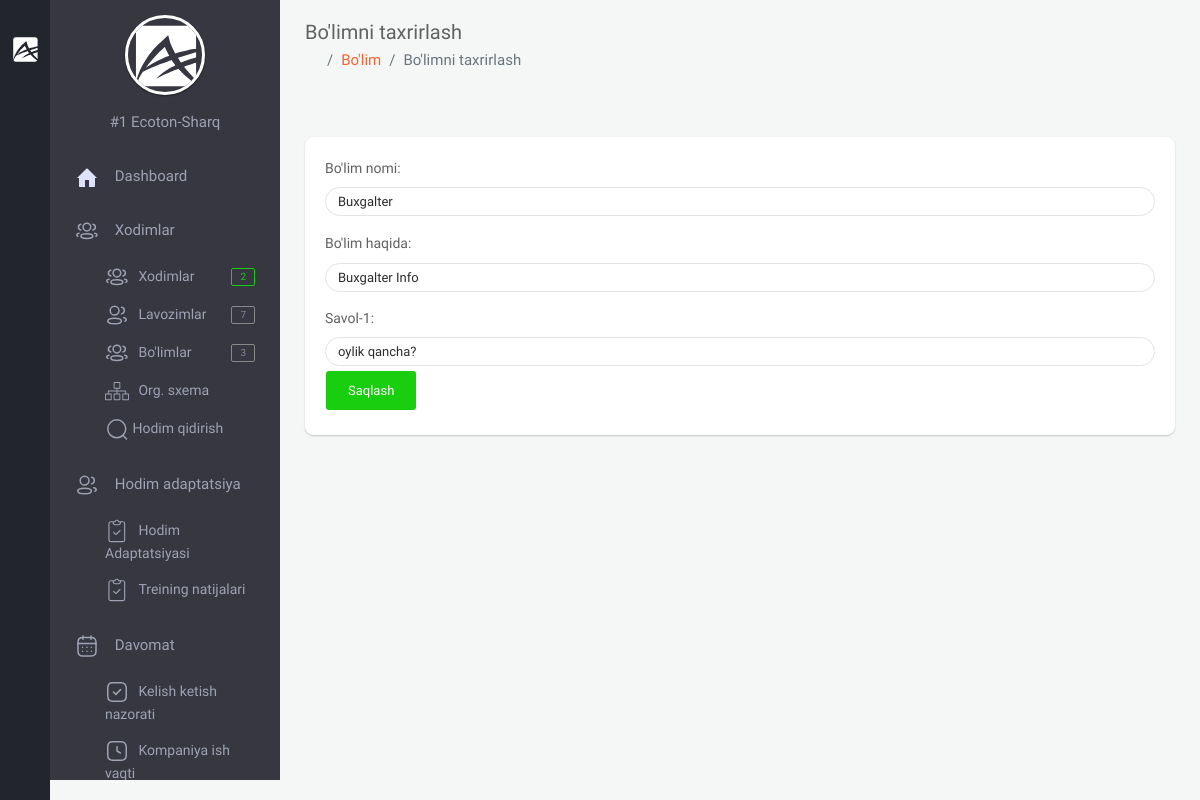
The page /backoffice/department/update/1 (signed in) on the database as committed earlier.
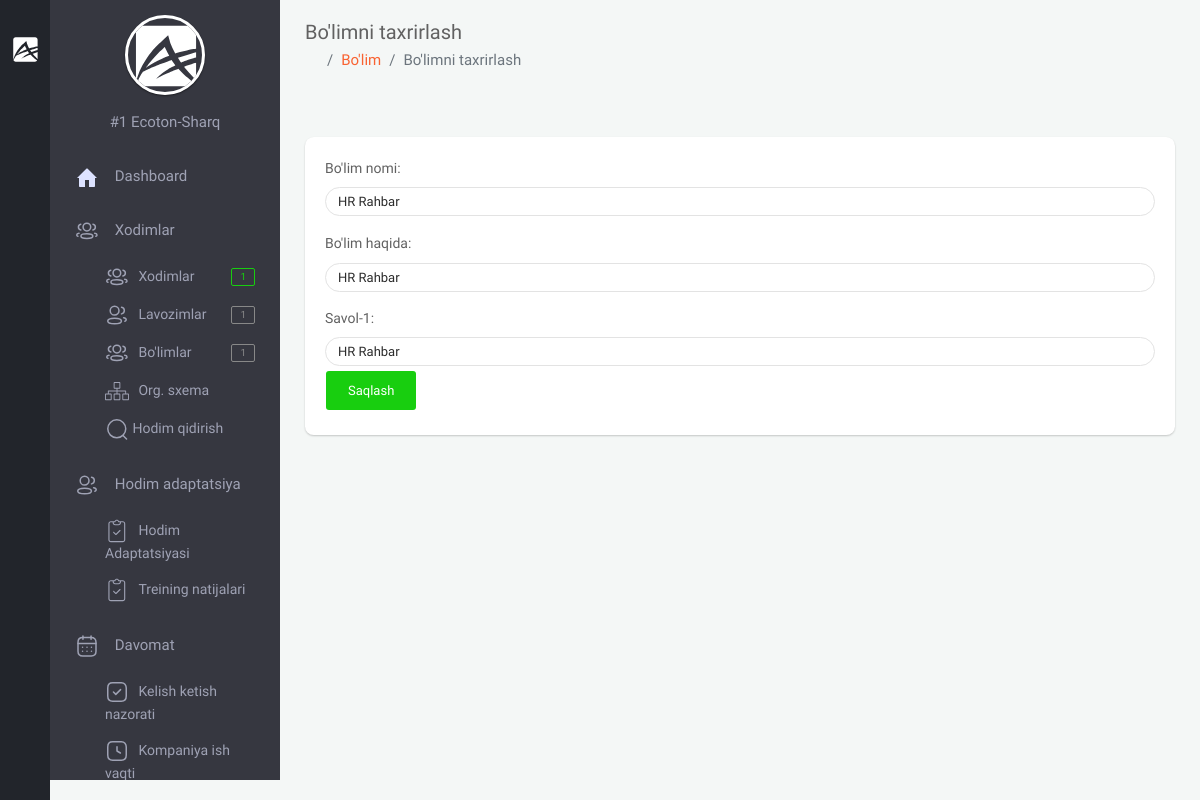
The same page on the database as committed later.
### app/models.py (models this page shows, shortened)
class Department(models.Model):
    name = models.CharField(max_length=255, verbose_name="Bo'lim nomi")
    info = models.CharField(max_length=255, null=True, blank=True, verbose_name="Bo'lim haqida")
    company = models.ForeignKey(Company, on_delete=models.CASCADE, verbose_name='Kompaniya')
    created_at = models.DateTimeField(auto_now_add=True)
    class Meta:
        ordering = ['-created_at']
        verbose_name_plural = "Bo'limlar"

class Question(models.Model):
    question = models.CharField(max_length=500, blank=True, null=True, verbose_name="Savol")
    department = models.ForeignKey(Department, on_delete=models.CASCADE)
    created_at = models.DateTimeField(auto_now_add=True)
    class Meta:
        ordering = ['-created_at']
        verbose_name_plural = "Bo'lim savoli"

### backoffice/views.py (the view, shortened to what this page needs)
# urls.py: path('department/update/<int:pk>', views.DepartmentUpdateView.as_view(), name='department_update'),
class DepartmentUpdateView(LoginRequiredMixin, generic.UpdateView):
    template_name = 'backoffice/pages/departments/update.html'
    form_class = forms.DepartmentsModelForm
    model = models.Department
    context_object_name = 'department'
    success_url = reverse_lazy('department')
    def get_context_data(self, **kwargs):
        ctx = super(DepartmentUpdateView, self).get_context_data(**kwargs)
        questions = models.Question.objects.filter(department_id=self.kwargs.get('pk'))
        ctx['questions'] = questions
        return ctx

### backoffice/forms.py
class DepartmentsModelForm(forms.ModelForm):
    class Meta:
        model = models.Department
        exclude = ('company',)
        widgets = {
            'name': forms.TextInput(attrs={'class': 'form-control'}),
            'info': forms.TextInput(attrs={'class': 'form-control'}),
        }

### app/models.py (called while the page is built)
    def __str__(self):
        return f'#{self.id}  {self.name}'

    @property
    def logo_url(self):
        if self.logo and hasattr(self.logo, 'url'):
            return self.logo.url

### backoffice/context_processors.py (called while the page is built)
def staff_amount(request):
    amount_staff = None
    if request.user.is_anonymous == False:
        company = request.user.company
        staff = models.Staff.objects.filter(company=company)
        amount_staff = staff.count()
    return {"amount_staff": amount_staff}

def position_amount(request):
    position_amounts = None
    if request.user.is_anonymous == False:
        company = request.user.company
        position = models.Position.objects.filter(company=company)
        position_amounts = position.count()
    return {
        'position_amounts': position_amounts
    }

### templates/backoffice/pages/departments/update.html (shortened to what this page needs)
{% extends 'backoffice/base.html' %}
{% load static %}
{% block content %}
    <section class="content home">
        <div class="container-fluid">
        <div class="block-header">
            <div class="row clearfix">
                <div class="col-lg-5 col-md-5 col-sm-12">
                    <h2>Bo'limni taxrirlash</h2>
                    <ul class="breadcrumb padding-0">
                        <li class="breadcrumb-item"><a href="{% url 'backoffice-main' %}"><i class="zmdi zmdi-home"></i></a></li>
                        <li class="breadcrumb-item active"><a href="{% url 'department' %}">Bo'lim</a></li>
                        <li class="breadcrumb-item active">Bo'limni taxrirlash</li>
                    </ul>
                </div>
            </div>
        </div>
        <div class="row clearfix">
            <div class="col-lg-12">
                <div class="card">
                    <div class="header">
                    </div>
                    <div class="body">
                        <form action="{% url 'department_update' department.id %}" method="post">
                            {{ form.as_p }}
                                <div class="field_wrapper">
                                <div class="mt-3">
                                    {% for question in questions %}
                                        <label for="explicit-label-name-1">Savol-1: </label>
                                        <input type="text" id="explicit-label-name-1" name="field_name" class="form-control" value="{{ question.question }}" required/>
                                    {% endfor %}
                                </div>
                            </div>
                            <button type="submit" class="btn btn-success waves-effect">Saqlash</button>
                        </form>
                    </div>
                </div>
            </div>
        </div>
    </div>
    </section>
{% endblock %}

### templates/backoffice/parts/minileftbar.html (shortened to what the changed rows need)
{% load static %}
<aside class="right_menu">
    <div id="leftsidebar" class="sidebar">
        <div class="menu">
            <ul class="list">
                <li>
                    <ul class="ml-menu" style="display: block;">
                        <li>
                                <a href="{% url 'staff' %}" class="waves-effect waves-block">
                                    <span>Xodimlar</span>
                                    <span class="badge badge-success float-right">{{ amount_staff }}</span>
                                </a>
                        </li>
                        <li>
                                <a href="{% url 'position' %}" class="waves-effect waves-block">
                                    <span>Lavozimlar</span>
                                    <span class="badge badge-default float-right">{{ position_amounts }}</span>
                                </a>
                        </li>
                        <li>
                                <a href="{% url 'department' %}" class="waves-effect waves-block">
                                    <span>Bo'limlar</span>
                                    <span class="badge badge-default float-right">{{ department_amounts }}</span>
                                </a>
                        </li>
                    </ul>
                </li>
            </ul>
        </div>
    </div>
</aside>

Rows that differ between the two databases and show on the page:
removed Question: field_name "oylik qancha?"
changed Department: name "Buxgalter" → "HR Rahbar"; info "Buxgalter Info" → "HR Rahbar"
added Question: field_name "HR Rahbar"
Other text that changed with them:
{{ amount_staff }}: "2" → "1"
{{ position_amounts }}: "7" → "1"
{{ department_amounts }}: "3" → "1"
